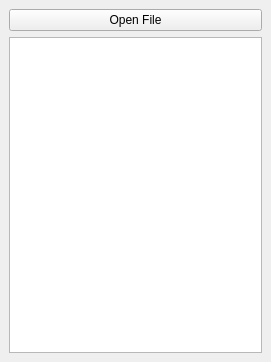
<?xml version="1.0" encoding="UTF-8"?>
<ui version="4.0">
 <class>MainWindow</class>
 <widget class="QMainWindow" name="MainWindow">
  <property name="geometry">
   <rect>
    <x>0</x>
    <y>0</y>
    <width>271</width>
    <height>362</height>
   </rect>
  </property>
  <property name="windowTitle">
   <string>MainWindow</string>
  </property>
  <widget class="QWidget" name="centralwidget">
   <layout class="QVBoxLayout" name="verticalLayout">
    <item>
     <widget class="QPushButton" name="pushButton">
      <property name="text">
       <string>Open File</string>
      </property>
     </widget>
    </item>
    <item>
     <widget class="QListWidget" name="listWidget"/>
    </item>
   </layout>
  </widget>
  <widget class="QMenuBar" name="menubar">
   <property name="geometry">
    <rect>
     <x>0</x>
     <y>0</y>
     <width>271</width>
     <height>29</height>
    </rect>
   </property>
  </widget>
 </widget>
 <resources/>
 <connections/>
</ui>
